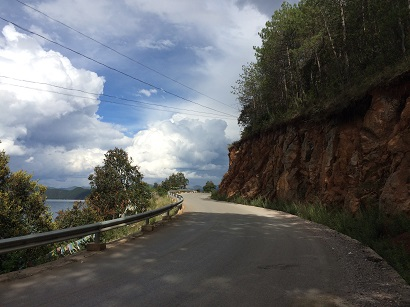
%> input picture frequency domain filtering techniques/15.bmp, 410 x 307 px
$ octave untitled3.m   (GNU Octave 9; MATLAB toolbox functions it lacks are replaced by stand-ins)
%> lines starting %> are read from the running program, lines starting %| are printed output that depends on the picture
% Read the image
image = imread('15.bmp'); % Replace with your image filename
%> image is the input picture: size 307x410x3 uint8; mean R, G, B 95.1, 96.9, 98.4

% Convert to grayscale if it's a color image
if size(image, 3) == 3
    gray_image = rgb2gray(image);
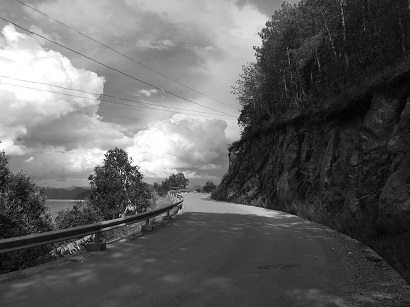
%> gray_image: size 307x410 uint8; min 0, max 255, mean 96.6
else
    gray_image = image;
end

% Step 1: Apply 2D DFT to the image
FT_image = fft2(double(gray_image));

% Step 2: Shift zero-frequency components to the center
centered_FT = fftshift(FT_image);

% Step 3: Create a frequency domain filter (e.g., low-pass filter)
% Define filter size
[M, N] = size(gray_image);
%> M = 307; N = 410
[u, v] = meshgrid(-floor(N/2):floor((N-1)/2), -floor(M/2):floor((M-1)/2));
D = sqrt(u.^2 + v.^2); % Distance from the center

% Low-pass filter: cutoff frequency
D0 = 50; % Adjust this cutoff frequency as needed
H_low = double(D <= D0); % Ideal low-pass filter

% High-pass filter: cutoff frequency
H_high = double(D > D0); % Ideal high-pass filter

% Apply the chosen filter to the frequency domain
filtered_FT_low = centered_FT .* H_low; % Low-pass filtering
filtered_FT_high = centered_FT .* H_high; % High-pass filtering

% Step 4: Shift back and perform the inverse 2D DFT
filtered_image_low = real(ifft2(ifftshift(filtered_FT_low))); % Low-pass filtered image
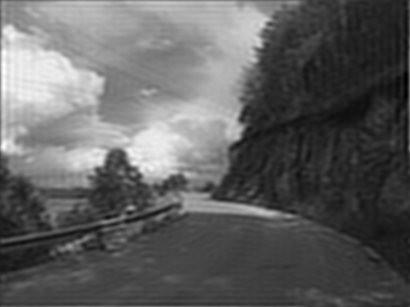
%> filtered_image_low: size 307x410 double; min -14.73, max 279.1, mean 96.6; drawn with min black and max white
filtered_image_high = real(ifft2(ifftshift(filtered_FT_high))); % High-pass filtered image
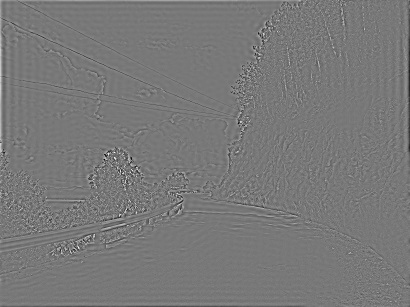
%> filtered_image_high: size 307x410 double; min -135.9, max 150.9, mean 0; drawn with min black and max white

% Plot the results
figure;

% Original grayscale image
subplot(2, 3, 1);
imshow(gray_image, []);
title('Original Grayscale Image');

% Magnitude spectrum of the original image
subplot(2, 3, 2);
imshow(log(1 + abs(centered_FT)), []);
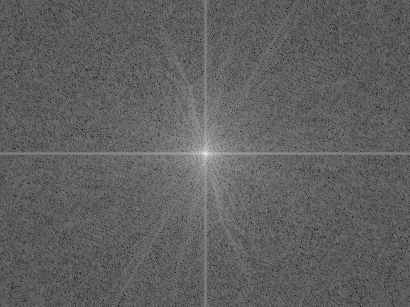
%> displayed picture: size 307x410, on the screen's scale of 0 to 255; min 0, max 255, mean 96.1
title('Magnitude Spectrum (Original)');

% Low-pass filter
subplot(2, 3, 3);
imshow(H_low, []);
title('Low-Pass Filter');

% Low-pass filtered image
subplot(2, 3, 4);
imshow(filtered_image_low, []);
title('Low-Pass Filtered Image');

% High-pass filter
subplot(2, 3, 5);
imshow(H_high, []);
title('High-Pass Filter');

% High-pass filtered image
subplot(2, 3, 6);
imshow(filtered_image_high, []);
title('High-Pass Filtered Image');
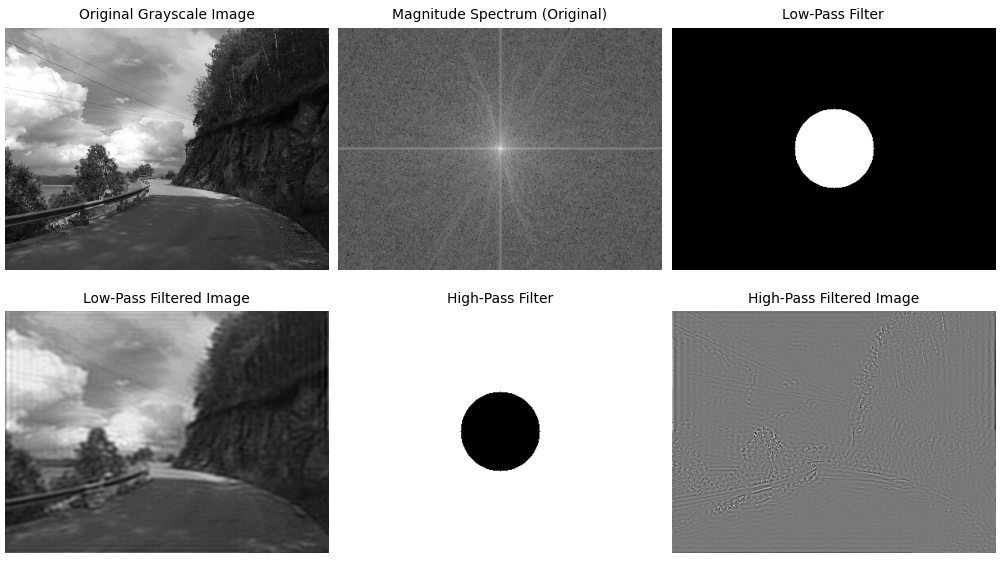
%> figure redrawn from the program's plot data, 6 panels

$ run again, with frequency domain filtering techniques/1.bmp copied over frequency domain filtering techniques/15.bmp
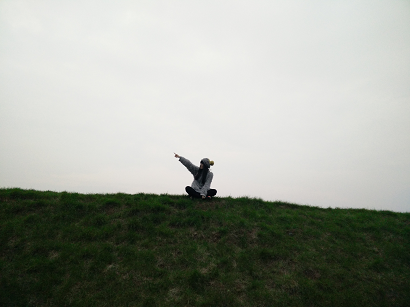
%> input picture frequency domain filtering techniques/1.bmp, 410 x 307 px
%> image is the input picture: size 307x410x3 uint8; mean R, G, B 154, 157.9, 149.1
%> `filtered_image_high = real(ifft2(ifftshift(filtered_FT_high)));`:
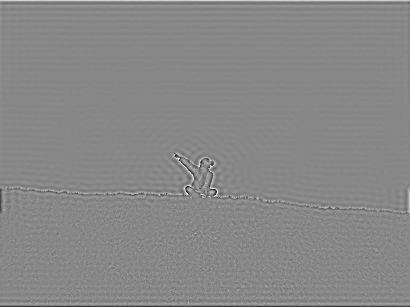
%> filtered_image_high: size 307x410 double; min -129.1, max 113.7, mean 0; drawn with min black and max white
%> `imshow(log(1 + abs(centered_FT)), []);`:
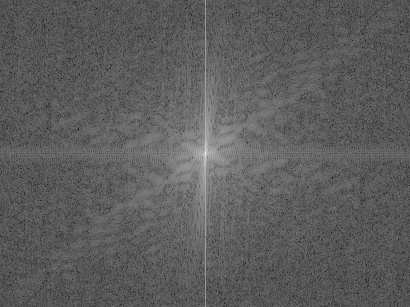
%> displayed picture: size 307x410, on the screen's scale of 0 to 255; min 0, max 255, mean 92.9

$ run again, with frequency domain filtering techniques/10.bmp copied over frequency domain filtering techniques/15.bmp
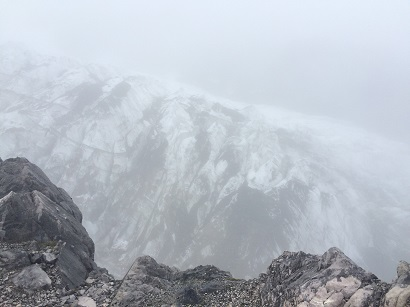
%> input picture frequency domain filtering techniques/10.bmp, 410 x 307 px
%> image is the input picture: size 307x410x3 uint8; mean R, G, B 179.1, 185.6, 194.4
%> `filtered_image_high = real(ifft2(ifftshift(filtered_FT_high)));`:
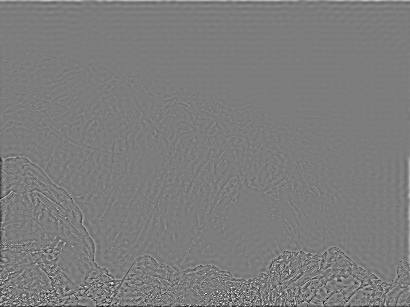
%> filtered_image_high: size 307x410 double; min -112, max 116.8, mean 0; drawn with min black and max white
%> `imshow(log(1 + abs(centered_FT)), []);`:
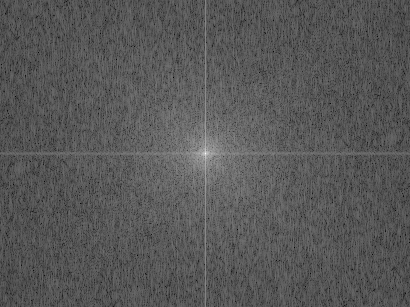
%> displayed picture: size 307x410, on the screen's scale of 0 to 255; min 0, max 255, mean 87.7

$ run again, with frequency domain filtering techniques/11.bmp copied over frequency domain filtering techniques/15.bmp
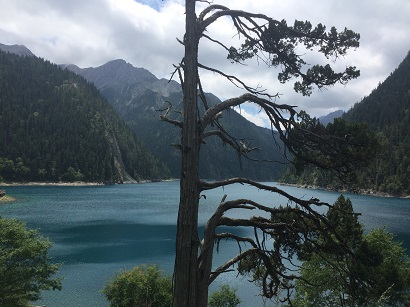
%> input picture frequency domain filtering techniques/11.bmp, 410 x 307 px
%> image is the input picture: size 307x410x3 uint8; mean R, G, B 88.7, 101, 106.6
%> `filtered_image_low = real(ifft2(ifftshift(filtered_FT_low)));`:
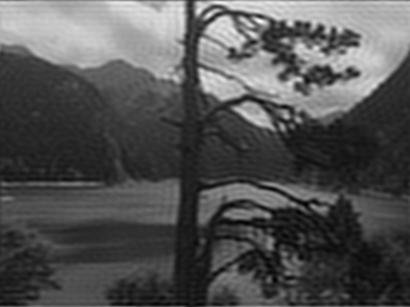
%> filtered_image_low: size 307x410 double; min -2.27, max 305.3, mean 98; drawn with min black and max white
%> `imshow(log(1 + abs(centered_FT)), []);`:
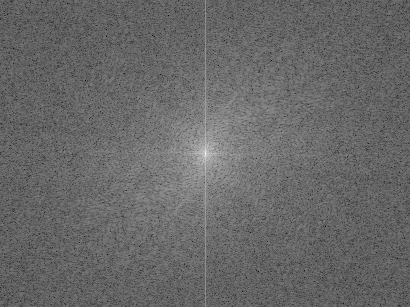
%> displayed picture: size 307x410, on the screen's scale of 0 to 255; min 0, max 255, mean 104
